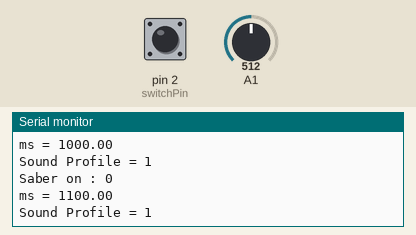
Simulated run of this sketch. Board: Arduino Uno, built with avr-gcc and run on an emulated ATmega328P. Shown: the last lines printed to the serial monitor. The test bench sets the inputs (shaded band); at power-on: pin 2 (switchPin) HIGH, A1 = 512.

Above: at 1.2 s.
1.3 s: pin 2 (switchPin) pulled LOW for 0.15 s
At 1.57 s:
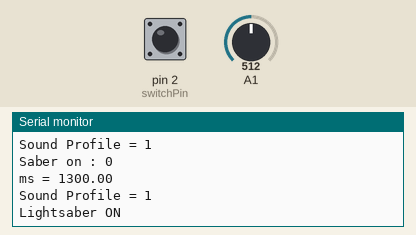
3.5 s: pin 2 (switchPin) pulled LOW for 1 s
At 4.4 s:
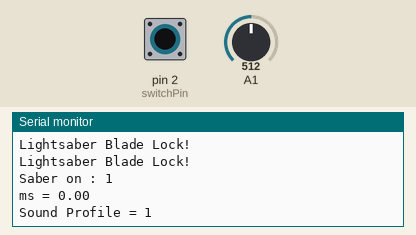
7.5 s: pin 2 (switchPin) pulled LOW for 0.15 s
At 7.95 s:
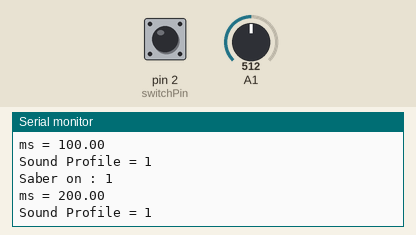
10.6 s: pin 2 (switchPin) pulled LOW for 1 s
At 12.1 s:
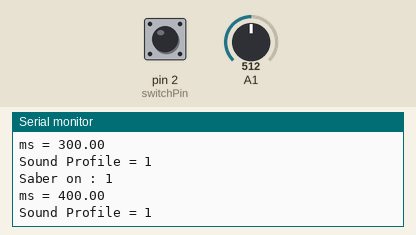
14.6 s: pin 2 (switchPin) pulled LOW for 0.15 s
17.7 s: pin 2 (switchPin) pulled LOW for 1 s
At 18.6 s:
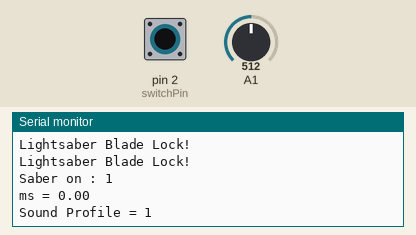
Timing chart, 0 to 20.7 s (numbered marks = the images above; inputs shaded):
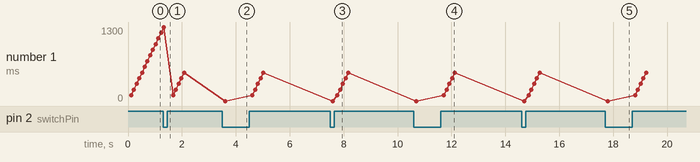

Measured:
- after the input at 1.3 s, the serial monitor: prints a new line after 0.06 s (image 1)
- after the input at 3.5 s, the serial monitor: prints a new line after 0.11 s (image 2)
- after the input at 7.5 s, the serial monitor: prints a new line after 0.09 s (image 3)
- after the input at 10.6 s, the serial monitor: prints a new line after 0.09 s (image 4)
- after the input at 17.7 s, the serial monitor: prints a new line after 0.09 s (image 5)

The sketch:

SaberOS.ino
```cpp
//Pins
   int switchPin = 2;
// int bladeMosPin = ;
// int swingPin = ;
// Clash Sensor is analog A1
// int soundCardPin = ;

//Extras: Delete if not applicable
// bool kyberCrystal = ;
// int kyberCrystalLEDPin = ;
// int buttonLED = ;

//Properties
// bool isCorrupted = ;


//Needed info
//lightsaber on?
bool LSon = false;
int LSStat = 0;//for debugging


//Button Properties
  //Button press Timer(ms)
int SoundPFChangeTime = 2000;
int BladeLockTime = 500;

float btnPressTimer = 0;
int btnDebounce = 250;
int ONOFFSensitivity = 210;

//Sound Profile Properties
  //current sound profile
int soundPF = 1;
 //Max sound profile number
int MaxSoundPF = 5;

//Clash Sensor Properties
int ClashSensor;//Variable to store analog value (0-1023)
int ClashSensitivity = 900;
int ClashDebounce = 1000;

 //Randomizer analog pins
 // int RandPin1 = ;
 // int RandPin2 = ;


void setup() {

  //For PC communication
  Serial.begin(9600);

  //setup switchPin to Input
  pinMode(switchPin, INPUT_PULLUP);


  //setup bladeMosPin to Output
  //setup buttonLED to Output
  //setup clashPin to Input
  //setup swingPin to Input
  //setup soundCardPin to Output

  //setup kyberCrystal to Output

  //ensure blade is OFF at start
  //Turn on kyberCrystal
  //Turn on ButtonLED


}

void loop() {
  // put your main code here, to run repeatedly:

  //is blade on or off

//Saber is OFF
  if (LSon == false)
  {


      //Scans for button input and adds to timer
       while (digitalRead(switchPin)==HIGH){

        delay(100);
        btnPressTimer = btnPressTimer + 100;

        //This changes sound profile to next profile if lightsaber is off, and button is pressed for longer than 3sec
     if (btnPressTimer >= SoundPFChangeTime){

        if(soundPF < MaxSoundPF) {

          soundPF++; btnPressTimer = 0;

         //used for debugging v01
          Serial.println();
          Serial.println("Sound Profile Changed!");
          Serial.println();

          }//if end

          else if (soundPF == MaxSoundPF) {

            soundPF = 1; btnPressTimer = 0;

          //used for debugging v01
          Serial.println();
          Serial.println("Sound Profile Changed!");
          Serial.println();
          }//elseif end


            delay (btnDebounce);

    }//else if end (<3sec)

        //used for debugging v01
        Serial.println();
        Serial.print("Saber on : ");
        Serial.print(LSStat);
        Serial.println();
        Serial.print("ms = ");
        Serial.print(btnPressTimer);
        Serial.println();
        Serial.print("Sound Profile = ");
        Serial.print(soundPF);


        }//While Loop end


      //This If turns lightsaber on if it is off, and button is pressed for less than 3sec
      if (btnPressTimer > ONOFFSensitivity  && btnPressTimer < SoundPFChangeTime){

        LSon = true;
        //used for debugging v01
        Serial.println();
        Serial.println("Lightsaber ON");
        Serial.println();
        LSStat = 1;
        btnPressTimer = 0;

       delay (btnDebounce);

        }//if end (3sec)


      btnPressTimer = 0;
  }//if (LS = off) end

//Saber is ON
  else if (LSon == true)
  {

//Scans for button input and adds to timer
       while (digitalRead(switchPin)== HIGH){

        delay(100);
        btnPressTimer = btnPressTimer + 100;

        //BladeLock Feature
      //Checks for longer press time, activates clash on press if saber is ON and button is pressed longer than Blade lock time
        if (btnPressTimer > BladeLockTime && digitalRead(switchPin)== HIGH){

            while (digitalRead(switchPin)== HIGH){

                 Serial.println("Lightsaber Blade Lock!");

            }//whileEnd

       btnPressTimer = 0;
     }//BladeLock If End


        //used for debugging v01
        Serial.println();
        Serial.print("Saber on : ");
        Serial.print(LSStat);
        Serial.println();
        Serial.print("ms = ");
        Serial.print(btnPressTimer);
        Serial.println();
        Serial.print("Sound Profile = ");
        Serial.print(soundPF);


        }//While Loop end

//This turns OFF the lightsaber if it is on and button is pressed for less than 1 sec
       if (btnPressTimer > ONOFFSensitivity  && btnPressTimer <= BladeLockTime){


          LSon = false;

         //used for debugging v01
         Serial.println();
         Serial.println("Lightsaber OFF");
         Serial.println();
         LSStat = 0;
         btnPressTimer = 0;
         //must be at the end of the function
         delay (btnDebounce);


/*TODO
 * Activate Blade
 * Activate Button LED
 * Activatr Sound
 * Scan for clash
 * Scan for Swing
 *
 */


        }//if end (3sec)

//Clash Sensing : Scans for clash
     ClashSensor = analogRead(A1);
     if (ClashSensor >= ClashSensitivity){

          Serial.println();
          Serial.print("Clash!");
          Serial.println(ClashSensor);

          ClashSensor = 0;
          delay(ClashDebounce);
  }//if (Clash Sense) end


    btnPressTimer = 0;
  }// if (LS = ON) end


}//Loop END
```
